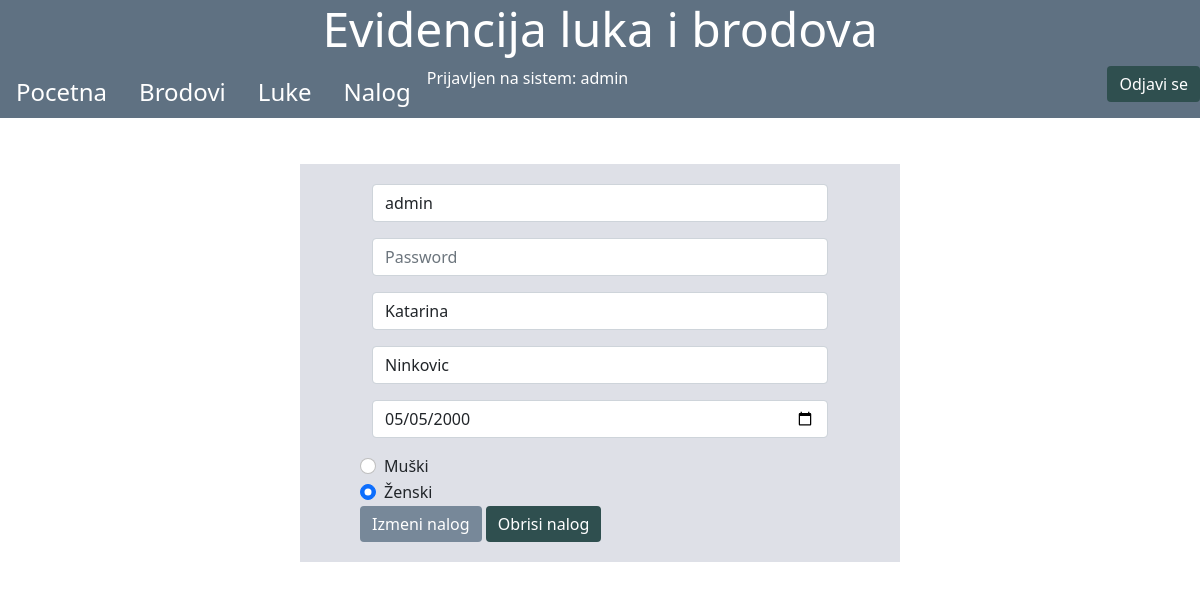
The app's page /nalog.php (signed in) with its own data.
### tables this page shows
CREATE TABLE `korisnici` (
  `id` int(11) NOT NULL,
  `username` varchar(255) NOT NULL,
  `password` varchar(255) NOT NULL,
  `ime` varchar(255) NOT NULL,
  `prezime` varchar(255) NOT NULL,
  `datumRodjenja` date NOT NULL,
  `pol` varchar(1) NOT NULL
);

### model/Korisnik.php (called while the page is built, shortened)
<?php
class Korisnik
{
    public static function getKorisnikUsername($username, mysqli $conn){
        $upit = "SELECT * FROM korisnici WHERE username='$username'";
        $korisnik = array();
        if($obj = $conn->query($upit)){
            while($red = $obj->fetch_array(1)){
                $korisnik[]= $red;
            }
        }
        return $korisnik;
    }
}

### nalog.php (the view, shortened to what this page needs)
<?php
require "dbBroker.php";
require "model/Korisnik.php";
$korisnik = Korisnik::getKorisnikUsername($_SESSION['current_user'],$konekcija)[0];
?>
<!doctype html>
<html lang="en">
<head>
    <link href="https://cdn.jsdelivr.net/npm/bootstrap@5.1.3/dist/css/bootstrap.min.css" rel="stylesheet">
    <link href="css/style.css" rel="stylesheet">
</head>
<body>
<div class="header">
    <div class="naslov">
        <h1>Evidencija luka i brodova</h1>
    </div>
    <div class="navigacija d-flex justify-content-between">
        <ul class="nav" id="navigacija-lista" >
            <li class="nav-item">
                <a class="nav-link" aria-current="page" href="pocetna.php">Pocetna</a>
            </li>
            <li class="nav-item">
                <a class="nav-link" href="brod.php">Brodovi</a>
            </li>
            <li class="nav-item">
                <a class="nav-link" href="luka.php">Luke</a>
            </li>
            <li class="nav-item">
                <a class="nav-link" href="nalog.php">Nalog</a>
            </li>
            <li class="nav-item">
                <p class="">Prijavljen na sistem: <?=$_SESSION['current_user']?></p>
            </li>
        </ul>
        <div>
            <a class="btn btn-danger" style="background-color:rgb(47,79,79);border:none " href="odjava.php">Odjavi se</a>
        </div>
    </div>
</div>
<div class="content">
    <div class="naslov">
        <h2>Moj nalog</h2>
    </div>
    <div class="forma">
    <form method="post" id="formaRegistracija">
            <div class="input-group mb-3 container">
                <input class="form-control" type="text" name="username" placeholder="Username" value="<?=$korisnik['username']?>">
            </div>
            <div class="input-group mb-3 container">
                <input class="form-control" type="password" name="password" placeholder="Password" value="">
            </div>
            <div class="input-group mb-3 container">
                <input class="form-control" type="text" name="ime" placeholder="Ime" value="<?=$korisnik['ime']?>">
            </div>
            <div class="input-group mb-3 container">
                <input class="form-control" type="text" name="prezime" placeholder="Prezime" value="<?=$korisnik['prezime']?>">
            </div>
            <div class="input-group mb-3 container">
                <input class="form-control" type="date" name="datumrodjenja" value="<?=$korisnik['datumRodjenja']?>">
            </div>
            <div class="form-check container">
                <input class="form-check-input" type="radio" name="pol" value="M" id="radioM" <?php if($korisnik['pol']=='M') echo 'checked';?>>
                <label class="form-check-label" for="radioM">
                    Muški
                </label>
            </div>
            <div class="form-check container">
                <input class="form-check-input" type="radio" name="pol" value="Z" id="radioZ" <?php if($korisnik['pol']=='Z') echo 'checked';?>>
                <label class="form-check-label" for="radioZ">
                    Ženski
                </label>
            </div>
            <div class="d-grid gap-2 d-md-block">
                <button type="submit"  class="btn btn-success" style="background-color: rgb(119,136,153);border:none">Izmeni nalog</button>
                <button type="button" id="obrisiNalogBtn" class="btn btn-danger" style="background-color:rgb(47,79,79);border:none" >Obrisi nalog</button>
            </div>
        </form>
    </div>
</div>
</body>
</html>

### css/style.css (style rules this page uses)
body { background-image: url("pozadina.jpg"); background-size: 100% 100%; background-repeat: no-repeat; background-attachment: fixed; }
.header { color: white; background-color: rgba(42, 66, 89, 0.75); }
.naslov { text-align: center; }
.naslov h1 { font-size: 3em; }
.navigacija ul li a { font-size: 1.5em; color: white; }
.forma { padding-top: 20px; padding-bottom: 20px; margin-left: auto; margin-right: auto; width: 50vw; background-color: rgba(140, 148, 171, 0.29); }
form { width: 40vw; margin-left: auto; margin-right: auto; }
.naslovForma, .naslov h2 { color: white; }

### records on screen
korisnici: username "admin", ime "Katarina", prezime "Ninkovic", datumrodjenja "05/05/2000", pol "☐ Muški", pol "☑ Ženski"

### other values on screen
$_SESSION['current_user'] "admin"
